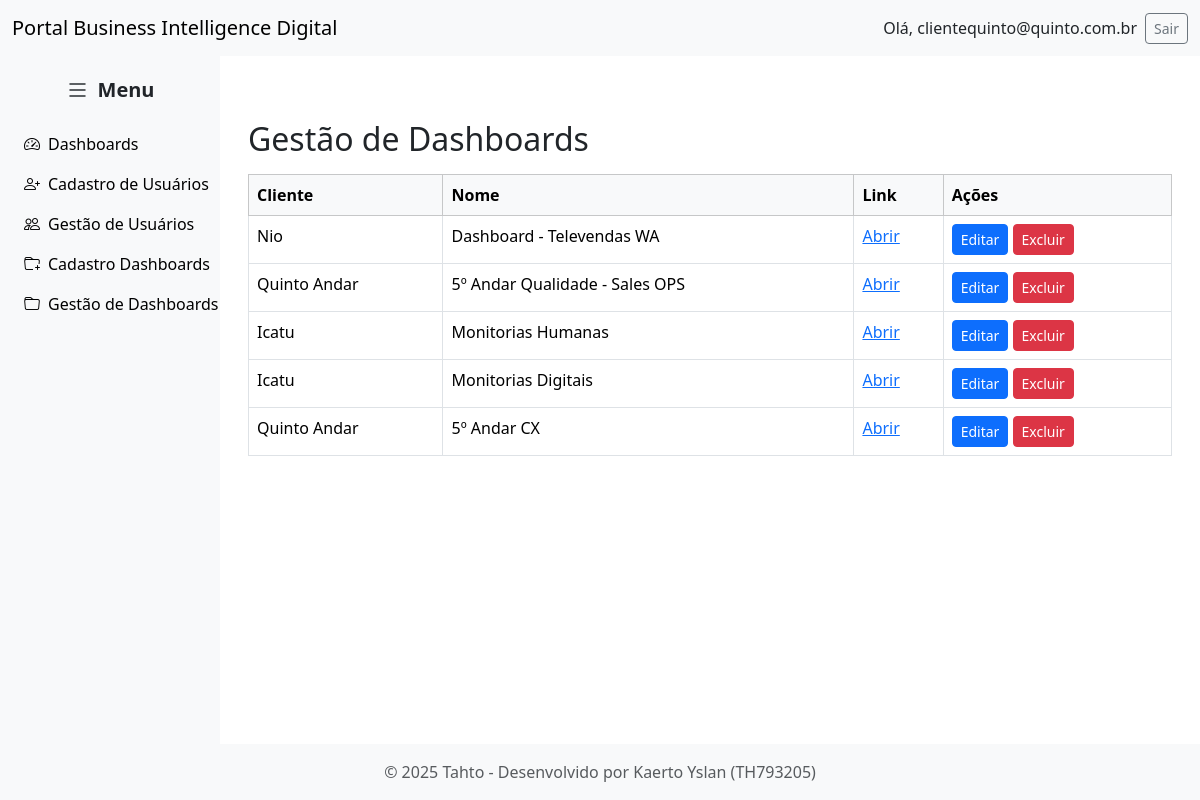
Screenshot of /gestao_dashboards (signed in) with the database file from the repository.
### tables this page shows
CREATE TABLE users (
	id INTEGER PRIMARY KEY AUTOINCREMENT,
	username TEXT NOT NULL,
	password_hash TEXT NOT NULL,
	tipo INTEGER
, first_login INTEGER DEFAULT 1);

CREATE TABLE dashboard (
            cliente TEXT NOT NULL,
            nome TEXT NOT NULL,
            link TEXT NOT NULL
        , id INTEGER);

### views.py (the view)
@app.route('/gestao_dashboards')
def gestao_dashboards():
    conn = get_db_connection()
    dashboards = conn.execute('SELECT * FROM dashboard').fetchall()
    conn.close()
    return render_template('gestao_dashboards.html', dashboards=dashboards)

### main.py (called while the page is built)
def get_db_connection():
    conn = sqlite3.connect(DB_PATH)
    conn.row_factory = sqlite3.Row
    return conn

def find_user_by_id(user_id):
    with get_db_connection() as conn:
        row = conn.execute(
            "SELECT id, username, password_hash, tipo, first_login FROM users WHERE id = ?",
            (user_id,)
        ).fetchone()
        if row:
            return User(row["id"], row["username"], row["password_hash"], row["tipo"], row["first_login"])
        return None

@login_manager.user_loader
def load_user(user_id):
    return find_user_by_id(user_id)

### views.py (called while the page is built)
@app.before_request
def force_first_login():
    if current_user.is_authenticated:
        endpoint = request.endpoint or ""
        if current_user.first_login == 1 and endpoint not in (
            "logout", "login", "change_password_first_time", "static"
        ):
            return redirect(url_for("change_password_first_time"))

### templates/gestao_dashboards.html (shortened to what this page needs)
{% extends "base_admin.html" %}
{% block content %}
<div class="container mt-5">
    <h2>Gestão de Dashboards</h2>
    <table class="table table-bordered mt-3">
        <thead class="table-light">
            <tr>
                <th>Cliente</th>
                <th>Nome</th>
                <th>Link</th>
                <th>Ações</th>
            </tr>
        </thead>
        <tbody>
            {% for dashboard in dashboards %}
            <tr>
                <td>{{ dashboard['cliente'] }}</td>
                <td>{{ dashboard['nome'] }}</td>
                <td><a href="{{ dashboard['link'] }}" target="_blank">Abrir</a></td>
                <td>
                    <a href="{{ url_for('editar_dashboard', id=dashboard['id']) }}" class="btn btn-sm btn-primary">Editar</a>
                    <form action="{{ url_for('excluir_dashboard', id=dashboard['id']) }}" method="POST" style="display:inline-block;">
                        <button type="submit" class="btn btn-sm btn-danger" onclick="return confirm('Tem certeza que deseja excluir este dashboard?');">Excluir</button>
                    </form>
                </td>
            </tr>
            {% endfor %}
        </tbody>
    </table>
</div>
{% endblock %}

### templates/base_admin.html (shortened to what this page needs)
<!doctype html>
<html lang="pt-br">
<head>
  <link href="https://cdn.jsdelivr.net/npm/bootstrap@5.3.2/dist/css/bootstrap.min.css" rel="stylesheet">
  <link href="https://cdn.jsdelivr.net/npm/bootstrap-icons@1.11.1/font/bootstrap-icons.css" rel="stylesheet">
</head>
<body>
  <nav class="navbar navbar-expand-lg navbar-light bg-light">
    <div class="container-fluid d-flex justify-content-between align-items-center">
      <a class="navbar-brand mb-0" href="{{ url_for('index') }}">
        Portal Business Intelligence Digital
      </a>
      {% if current_user.is_authenticated %}
        <div class="d-flex align-items-center">
          <span class="me-2">Olá, {{ current_user.username }}</span>
          <a class="btn btn-sm btn-outline-secondary" href="{{ url_for('logout') }}">Sair</a>
        </div>
      {% endif %}
    </div>
  </nav>
  <div class="container-fluid content-wrapper">
    {% if current_user.is_authenticated %}
      <div class="sidebar" id="sidebar">
        <div class="sidebar-toggle" id="toggleBtn">
          <i class="bi bi-list"></i>
          <span>Menu</span>
        </div>
        <a href="{{ url_for('homepage') }}"><i class="bi bi-speedometer2"></i> <span>Dashboards</span></a>
        <a href="{{ url_for('register') }}"><i class="bi bi-person-plus"></i> <span>Cadastro de Usuários</span></a>
        <a href="{{ url_for('gestao_usuarios') }}"><i class="bi bi-people"></i> <span>Gestão de Usuários</span></a>
        <a href="{{ url_for('register_dashboard') }}"><i class="bi bi-folder-plus"></i> <span>Cadastro Dashboards</span></a>
        <a href="{{ url_for('gestao_dashboards') }}"><i class="bi bi-folder"></i> <span>Gestão de Dashboards</span></a>
      </div>
    {% endif %}
    <div class="main-content" id="mainContent">
      {% block content %}{% endblock %}
    </div>
  </div>
  <footer class="bg-light text-center text-muted py-3">
    <div class="container">
      © 2025 Tahto - Desenvolvido por Kaerto Yslan (TH793205)
    </div>
  </footer>
</body>
</html>

### templates/base_admin.html (style rules this page uses)
html, body { height: 100%; margin: 0; padding: 0; }
body { display: flex; flex-direction: column; }
.navbar { flex-shrink: 0; margin: 0; border-radius: 0; }
.content-wrapper { flex: 1; display: flex; margin: 0; padding: 0; transition: all 0.3s ease; }
.sidebar { width: 220px; background-color: #f8f9fa; padding: 1rem; display: flex; flex-direction: column; transition: width 0.3s; overflow: hidden; }
.sidebar-toggle { display: flex; align-items: center; justify-content: center; cursor: pointer; margin-bottom: 1rem; }
.sidebar-toggle i { font-size: 1.5rem; margin-right: 0.5rem; }
.sidebar-toggle span { font-size: 1.25rem; font-weight: bold; }
.sidebar a { display: flex; align-items: center; gap: 0.5rem; padding: 0.5rem; text-align: left; color: #000; text-decoration: none; white-space: nowrap; border-radius: 0.25rem; }
.main-content { flex: 1; padding: 1rem; transition: margin-left 0.3s; }
footer { margin: 0; border-radius: 0; }

### rows the page displays
users: username "clientequinto@quinto.com.br"
dashboard: cliente "Nio", nome "Dashboard - Televendas WA"
dashboard: cliente "Quinto Andar", nome "5º Andar Qualidade - Sales OPS"
dashboard: cliente "Icatu", nome "Monitorias Humanas"
dashboard: cliente "Icatu", nome "Monitorias Digitais"
dashboard: cliente "Quinto Andar", nome "5º Andar CX"
